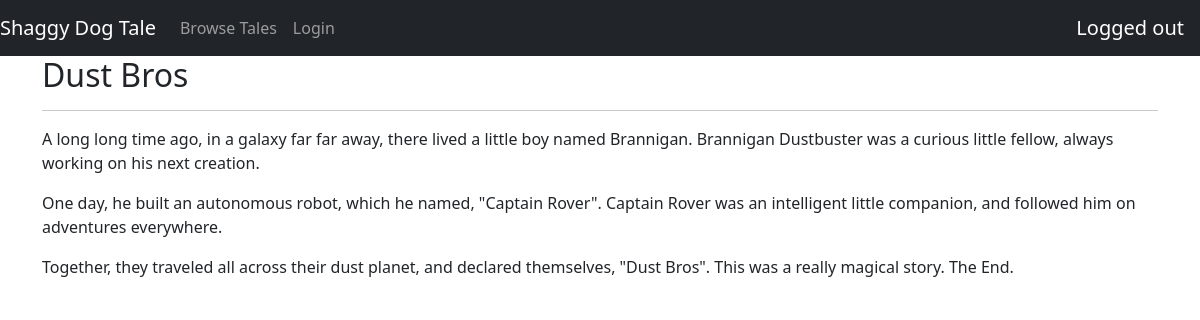
The page /shaggydogtale/1 on the database its author committed.
### shaggydogtale/models.py (models this page shows, shortened)
class Story(models.Model):
    title = models.CharField(max_length=100)
    beginning = models.TextField(max_length=2000)
    middle = models.TextField(max_length=2000)
    end = models.TextField(max_length=2000)

### shaggydogtale/views.py (the view)
# urls.py: path('<story_id>', views.View, name="view")
def View(request, story_id):
    story = Story.objects.get(id=story_id)
    context = {
        'story': story
    }
    return render(request, 'shaggydogtale/view.html', context)

### shaggydogtale/templates/shaggydogtale/view.html
{% extends 'shaggydogtale/base.html' %}
{% block body %}
    <div class="container">
        <div class="row">
            <div class="col">
                <h2>{{story.title}}</h2>
                <hr>
                <p>{{story.beginning}}</p>
                <p>{{story.middle}}</p>
                <p>{{story.end}}</p>
            </div>
        </div>
    </div>
{% endblock body %}

### rows shown on the page
Story: title "Dust Bros", beginning "A long long time ago, in a galaxy far far away, there lived a little boy named Brannigan. Brannigan Dustbuster was a curious little fellow, always working on his next creation.", middle "One day, he built an autonomous robot, which he named, \"Captain Rover\". Captain Rover was an intelligent little companion, and followed him on adventures everywhere.", end "Together, they traveled all across their dust planet, and declared themselves, \"Dust Bros\". This was a really magical story. The End."
